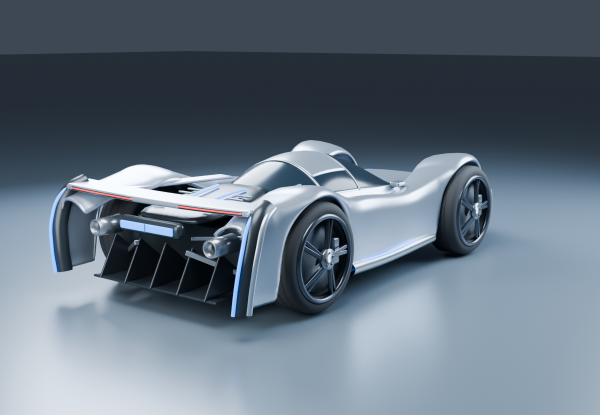
#> input picture art/candidates/cloudline-c05/paint-01-silver.png, 1200 x 830 px (shown at 1/2 size); its folder holds only this picture in this run
$ python make_sheets.py
#> lines starting #> are read from the running program, lines starting #| are printed output that depends on the picture
"""Compose labelled contact sheets from the actual Blender PNGs, without retouching."""
from PIL import Image,ImageDraw,ImageFont
from pathlib import Path
root=Path(__file__).parent
font_path='/System/Library/Fonts/Supplemental/Arial.ttf'
font=ImageFont.truetype(font_path,28);small=ImageFont.truetype(font_path,22)
def sheet(name,items,cols,w=720):
#> called with name = 'colors-sheet.png', cols = 3, w = 720
 h=round(w*830/1200);cellh=h+58;rows=(len(items)+cols-1)//cols
 canvas=Image.new('RGB',(w*cols,cellh*rows),(15,22,31));draw=ImageDraw.Draw(canvas)
#> after `canvas = Image.new('RGB', (w * cols, cellh * rows), (15, 22, 31))`:
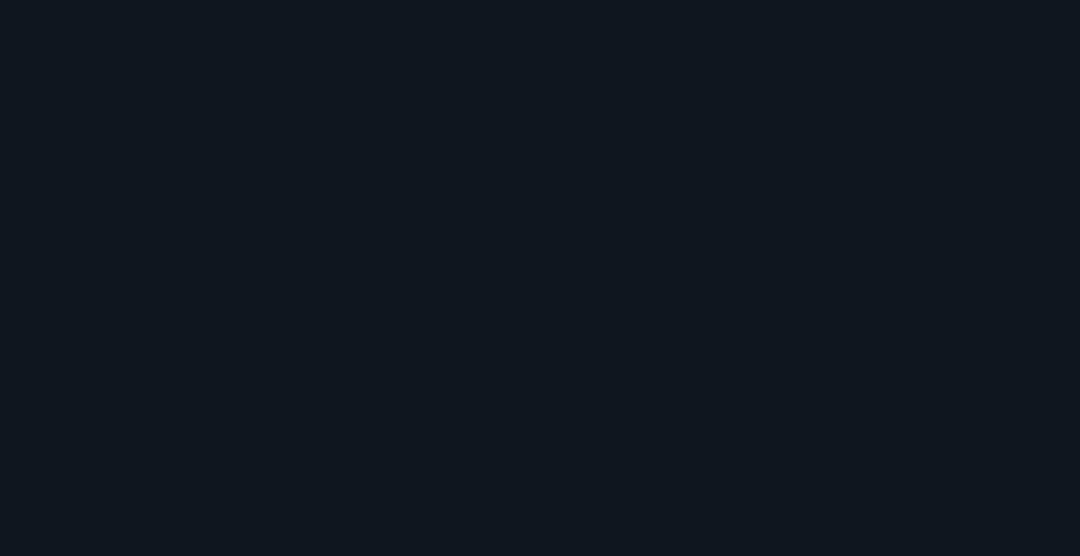
#> canvas: PIL image 2160x1112 RGB (shown at 1/2 size); mean R, G, B 15, 22, 31
 for i,(src,label) in enumerate(items):
  im=Image.open(root/src).convert('RGB');im=im.resize((w,h),Image.Resampling.LANCZOS)
#> after `im = im.resize((w, h), Image.Resampling.LANCZOS)`:
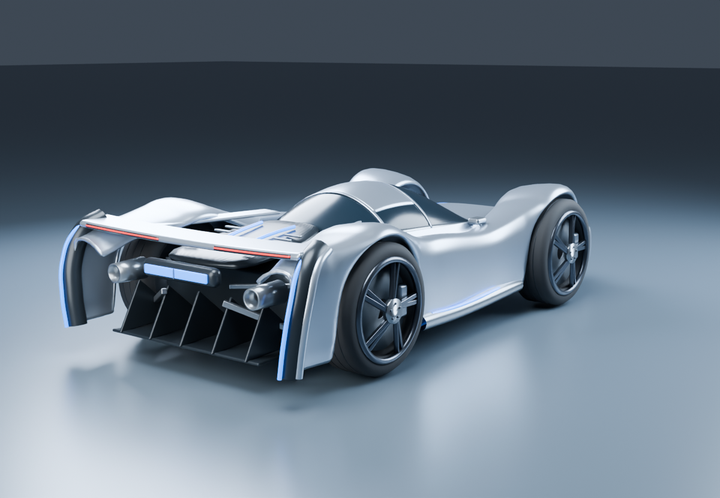
#> im: PIL image 720x498 RGB; mean R, G, B 98.9, 112.1, 124.9
  x=(i%cols)*w;y=(i//cols)*cellh;canvas.paste(im,(x,y));draw.text((x+22,y+h+13),label,font=font,fill=(225,233,244))
#> after `canvas.paste(im, (x, y))`:
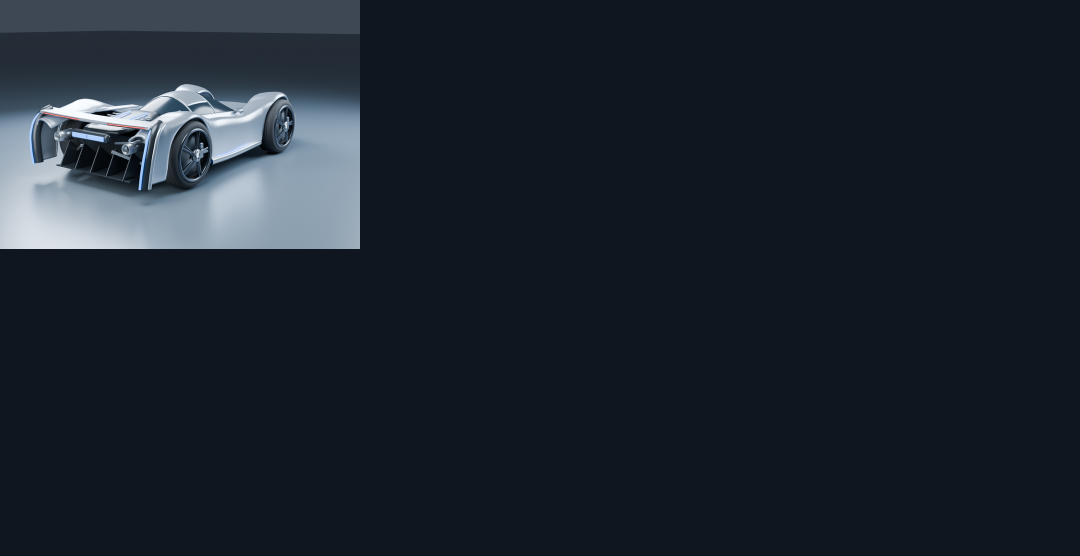
#> canvas: PIL image 2160x1112 RGB (shown at 1/2 size); mean R, G, B 27.5, 35.5, 45
 canvas.save(root/name)
#> (the run stopped early here; a loop or call above may not have finished)
